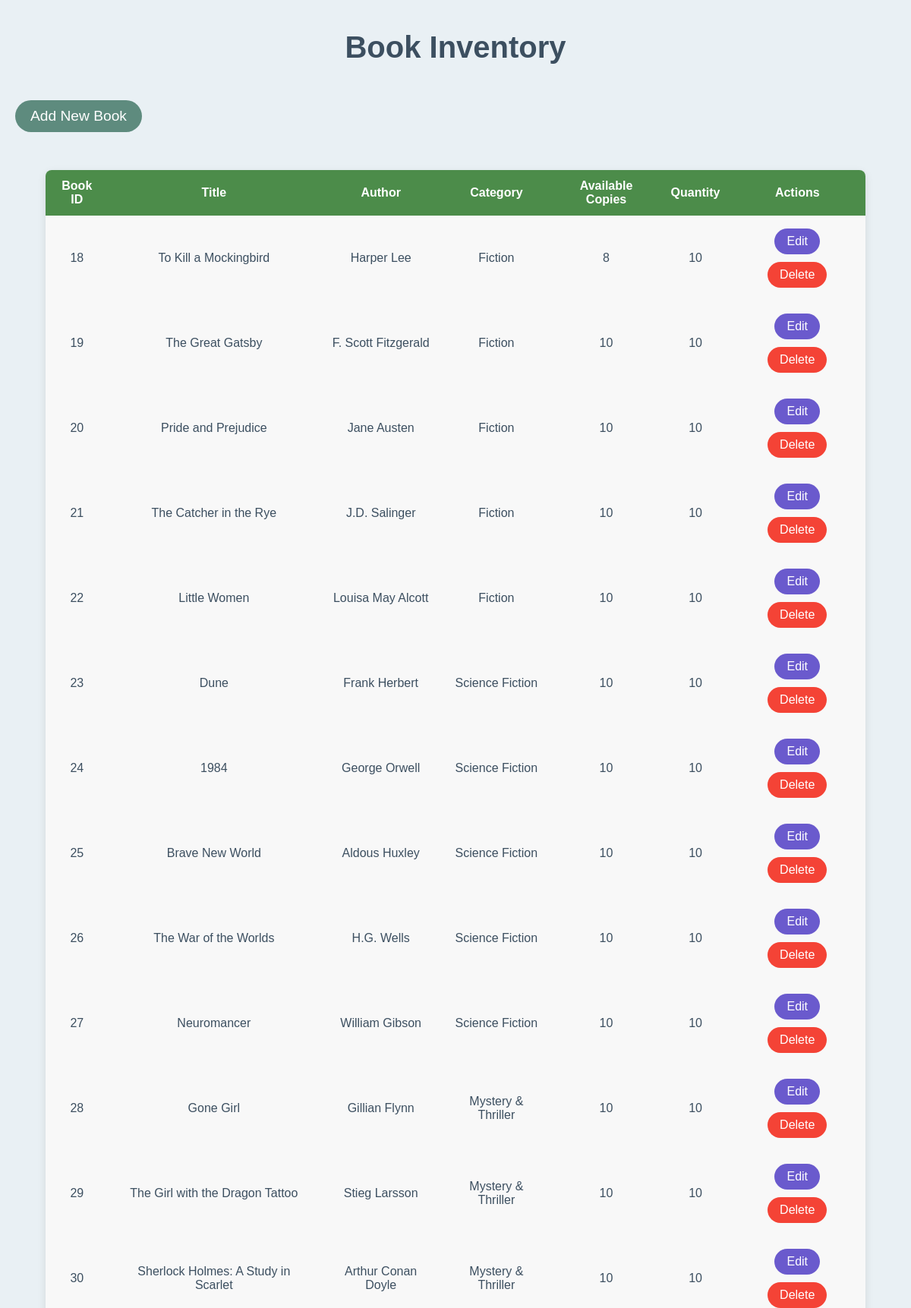
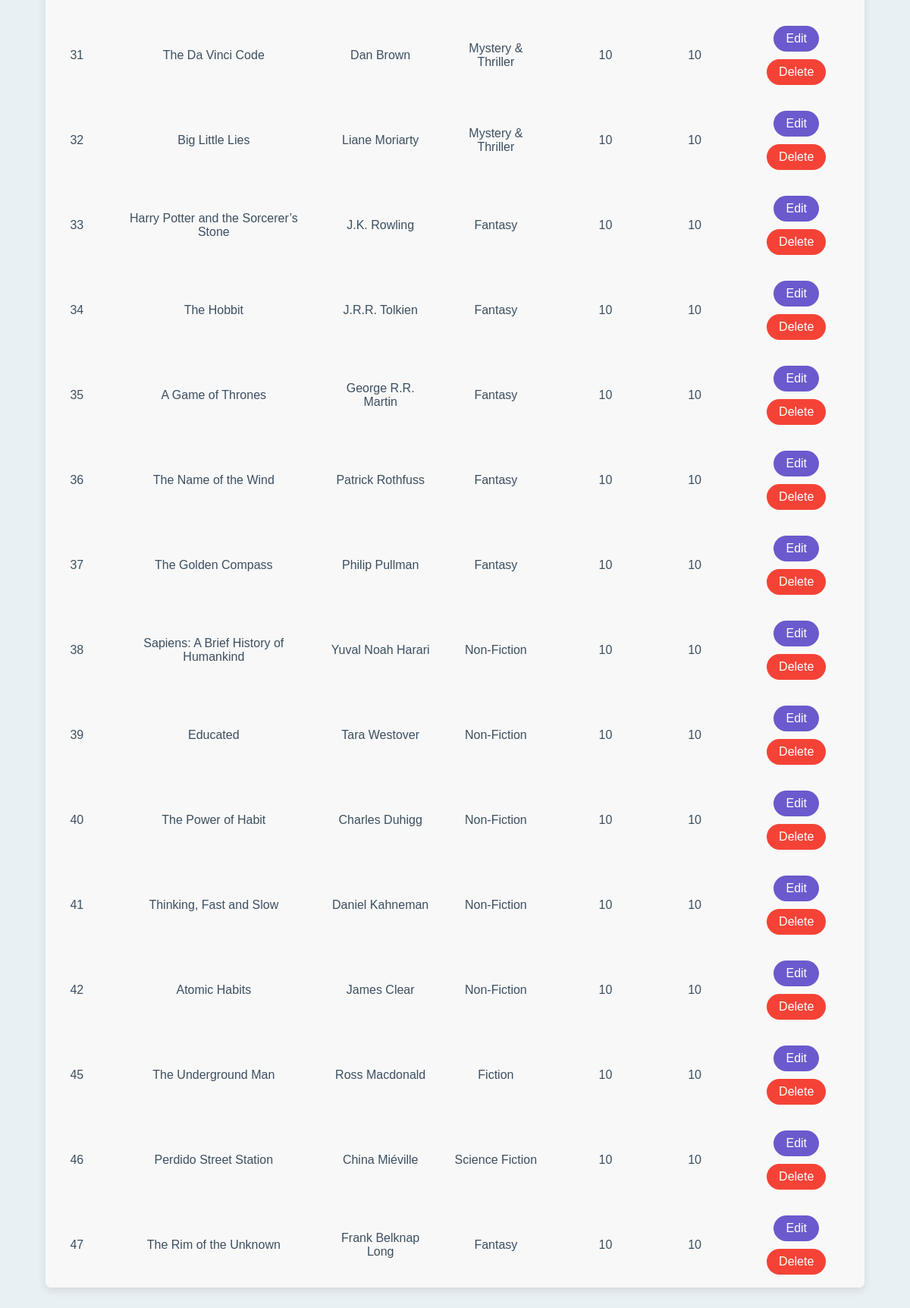
The page /pages/imanage_book.php on the database its author committed (2 pictures, top to bottom).
### tables this page shows
CREATE TABLE IF NOT EXISTS `books` (
  `book_id` int NOT NULL AUTO_INCREMENT,
  `title` varchar(255) NOT NULL,
  `author` varchar(100) NOT NULL,
  `category` varchar(100) NOT NULL,
  `is_available` tinyint(1) DEFAULT '1',
  `created_at` timestamp NULL DEFAULT CURRENT_TIMESTAMP,
  `available_copies` int NOT NULL DEFAULT '0',
  `publisher` varchar(255) DEFAULT NULL,
  `year` int DEFAULT NULL,
  `quantity` int NOT NULL DEFAULT '0',
  `price` decimal(10,2) NOT NULL DEFAULT '0.00',
  `rack_number` int NOT NULL DEFAULT '1',
  `shelf_number` int NOT NULL DEFAULT '1',
  PRIMARY KEY (`book_id`)
);

### pages/imanage_book.php (the view, shortened to what this page needs)
<?php
require '../includes/db_connect.php';
$query = "SELECT * FROM books";
$result = mysqli_query($conn, $query);
?>
<!DOCTYPE html>
<html lang="en">
<head>
    <link rel="stylesheet" href="../css/imanage_books.css">
</head>
<body>
    <h1>Book Inventory</h1>
    <a href="../pages/iadd_book.php">Add New Book</a>
    <table>
        <thead>
            <tr>
                <th>Book ID</th>
                <th>Title</th>
                <th>Author</th>
                <th>Category</th>
                <th>Available Copies</th>
                <th>Quantity</th>
                <th>Actions</th>
            </tr>
        </thead>
        <tbody>
            <?php while ($row = mysqli_fetch_assoc($result)): ?>
                <tr>
                    <td><?php echo htmlspecialchars($row['book_id']); ?></td>
                    <td><?php echo htmlspecialchars($row['title']); ?></td>
                    <td><?php echo htmlspecialchars($row['author']); ?></td>
                    <td><?php echo htmlspecialchars($row['category']); ?></td>
                    <td><?php echo htmlspecialchars($row['available_copies']); ?></td>
                    <td><?php echo htmlspecialchars($row['quantity']); ?></td>
                    <td>
                        <a href="../pages/iedit_book.php?book_id=<?php echo $row['book_id']; ?>">Edit</a>
                        <a href="../actions/delete_book_action.php?book_id=<?php echo $row['book_id']; ?>" onclick="return confirm('Are you sure?')">Delete</a>
                    </td>
                </tr>
            <?php endwhile; ?>
        </tbody>
    </table>
</body>
</html>

### css/imanage_books.css (style rules this page uses)
body { font-family: 'Poppins', sans-serif; background-color: #e9f0f4; margin: 0; padding: 0; color: #333; }
h1 { text-align: center; font-size: 2.5rem; margin-top: 40px; color: #3c4f60; }
a { display: inline-block; margin: 20px; padding: 10px 20px; background-color: #5e8b7e; color: white; text-decoration: none; border-radius: 30px; font-size: 1.2rem; transition: background-color 0.3s ease; }
table { width: 90%; margin: 30px auto; border-spacing: 0; border-radius: 8px; overflow: hidden; background-color: #fff; box-shadow: 0 4px 12px rgba(0, 0, 0, 0.1); }
th, td { padding: 12px; text-align: center; font-size: 1rem; border: none; }
th { background-color: #4c8c4a; color: white; font-weight: 600; }
td { background-color: #f8f8f8; color: #3c4f60; font-weight: 500; }
td a { display: inline-block; padding: 8px 16px; margin: 5px; font-size: 1rem; text-decoration: none; border-radius: 20px; transition: background-color 0.3s ease, transform 0.3s ease; }
td a:first-child { background-color: #6a5acd; color: white; }
td a:last-child { background-color: #f44336; color: white; }

### rows shown on the page
books: book_id "18", title "To Kill a Mockingbird", author "Harper Lee", category "Fiction", available_copies "8", quantity "10"
books: book_id "19", title "The Great Gatsby", author "F. Scott Fitzgerald", category "Fiction", available_copies "10", quantity "10"
books: book_id "20", title "Pride and Prejudice", author "Jane Austen", category "Fiction", available_copies "10", quantity "10"
books: book_id "21", title "The Catcher in the Rye", author "J.D. Salinger", category "Fiction", available_copies "10", quantity "10"
books: book_id "22", title "Little Women", author "Louisa May Alcott", category "Fiction", available_copies "10", quantity "10"
books: book_id "23", title "Dune", author "Frank Herbert", category "Science Fiction", available_copies "10", quantity "10"
books: book_id "24", title "1984", author "George Orwell", category "Science Fiction", available_copies "10", quantity "10"
books: book_id "25", title "Brave New World", author "Aldous Huxley", category "Science Fiction", available_copies "10", quantity "10"
books: book_id "26", title "The War of the Worlds", author "H.G. Wells", category "Science Fiction", available_copies "10", quantity "10"
books: book_id "27", title "Neuromancer", author "William Gibson", category "Science Fiction", available_copies "10", quantity "10"
books: book_id "28", title "Gone Girl", author "Gillian Flynn", category "Mystery & Thriller", available_copies "10", quantity "10"
books: book_id "29", title "The Girl with the Dragon Tattoo", author "Stieg Larsson", category "Mystery & Thriller", available_copies "10", quantity "10"
books: book_id "30", title "Sherlock Holmes: A Study in Scarlet", author "Arthur Conan Doyle", category "Mystery & Thriller", available_copies "10", quantity "10"
books: book_id "31", title "The Da Vinci Code", author "Dan Brown", category "Mystery & Thriller", available_copies "10", quantity "10"
books: book_id "32", title "Big Little Lies", author "Liane Moriarty", category "Mystery & Thriller", available_copies "10", quantity "10"
books: book_id "33", title "Harry Potter and the Sorcerer’s Stone", author "J.K. Rowling", category "Fantasy", available_copies "10", quantity "10"
books: book_id "34", title "The Hobbit", author "J.R.R. Tolkien", category "Fantasy", available_copies "10", quantity "10"
books: book_id "35", title "A Game of Thrones", author "George R.R. Martin", category "Fantasy", available_copies "10", quantity "10"
books: book_id "36", title "The Name of the Wind", author "Patrick Rothfuss", category "Fantasy", available_copies "10", quantity "10"
books: book_id "37", title "The Golden Compass", author "Philip Pullman", category "Fantasy", available_copies "10", quantity "10"
books: book_id "38", title "Sapiens: A Brief History of Humankind", author "Yuval Noah Harari", category "Non-Fiction", available_copies "10", quantity "10"
books: book_id "39", title "Educated", author "Tara Westover", category "Non-Fiction", available_copies "10", quantity "10"
books: book_id "40", title "The Power of Habit", author "Charles Duhigg", category "Non-Fiction", available_copies "10", quantity "10"
books: book_id "41", title "Thinking, Fast and Slow", author "Daniel Kahneman", category "Non-Fiction", available_copies "10", quantity "10"
books: book_id "42", title "Atomic Habits", author "James Clear", category "Non-Fiction", available_copies "10", quantity "10"
books: book_id "45", title "The Underground Man", author "Ross Macdonald", category "Fiction", available_copies "10", quantity "10"
books: book_id "46", title "Perdido Street Station", author "China Miéville", category "Science Fiction", available_copies "10", quantity "10"
books: book_id "47", title "The Rim of the Unknown", author "Frank Belknap Long", category "Fantasy", available_copies "10", quantity "10"
